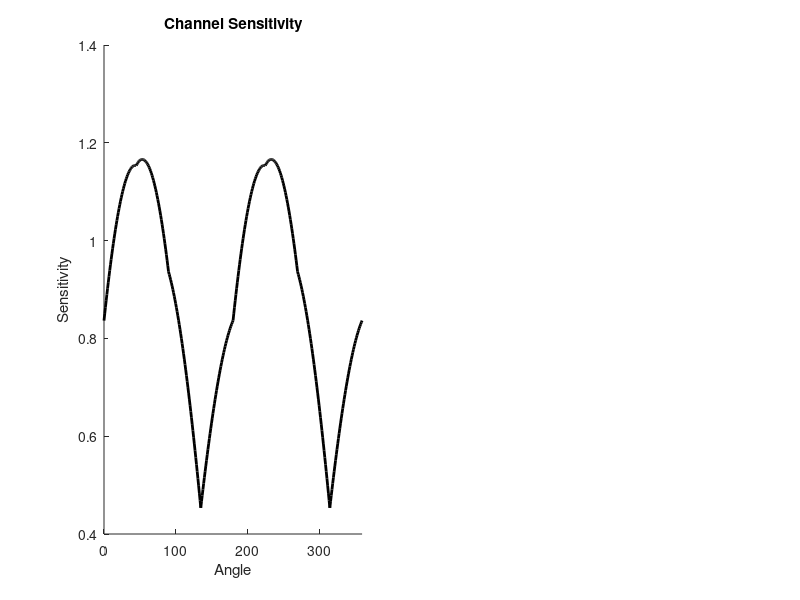

Here is the MATLAB script that generated this plot: (Note: this script raises an error after producing the figure.)
% Work out various features of a channel model
%
% Work out isorespone contour ideas for the linear channel model
% of Brouwer and Heeger.
%
% 2/16/21  dhb Finish up and add comments
% 2/22/21  dhb Modularize the functions.
% 2/23/21  dhb Fix some bugs, finalize

%% Clear
clear; close all;

%% Set channel parameters
%
% channelType, choices are:
%   'BH_6_Sin2'        - Brouwer and Heeger 6 sin^2 channels, which respond linearly.
%   'BH_6_Lin2'        - Linear then squared version of BH_6_Sin2 model
%   'BH_4_Sin2'        - Brouwer and Heeger 4 sin^2 channels, which respond linearly.
%   'BH_4_Lin2'        - Linear then squared version of BH_4_Sin2 model.
%   'BH_8_Sin2'        - Brouwer and Heeger 8 sin^2 channels, which respond linearly.
%   'BH_8_Lin2'        - Linear then squared version of BH_8_Sin2 model
%   'OpponentCone2'    - Linear combination of cones, outpus then squared and added
channelType = 'BH_8_Lin2';
switch (channelType)
    case {'BH_6_Sin2', 'BH_6_Lin2'}
        nChannels = 6;
        startCenter = 0;
        theChannelWeightsPos = [0.2 0.4 0.6]';
        
    case {'BH_4_Sin2', 'BH_4_Lin2'}
        nChannels = 4;
        startCenter = 45;
        theChannelWeightsPos = [0.2 0.8]';
        
    case {'BH_8_Sin2', 'BH_8_Lin2'}
        nChannels = 8;
        startCenter = 0;
        theChannelWeightsPos = [0.2 0.8 0.3 0.1]';
        
    case 'OpponentCone2'
        nChannels = 4;
        coneContrastWeights = [ [1 1]' [1 -1]' [-1 -1]' [-1 1]' ];
        %coneContrastWeights = [ [1 0]' [0 1]' [-1 0]' [0 -1]' ];
   
    otherwise
        error('Unknown channelType specified');
end

%% Ellipse parameters
angle = 45;         % Angle
aspectRatio = 0.15; % Minor axis aspect ratio

% Check
if (rem(nChannels,2) ~= 0)
    error('nChannels must be even');
end

% Set criterion response
criterionResp = 2;

%% Create channel tuning
angleSupport = 0:1:360;
switch (channelType)
    case {'BH_6_Sin2', 'BH_6_Lin2', 'BH_4_Sin2', 'BH_4_Lin2', 'BH_8_Sin2', 'BH_8_Lin2'}
        % These have tuning described as half wave rectified sinusoids
        % squared. Compute response to unit contrast in each color
        % direction by regarding these as linear channels tuned to hue
        % angle.
        %
        % Set channel center points
        centerSpacing = 360/nChannels;
        centerLocations = startCenter:centerSpacing:360-centerSpacing+startCenter;
        
        for ii = 1:nChannels
            underlyingChannels(ii,:) = cosd(angleSupport-centerLocations(ii));
            underlyingChannels(ii,sign(underlyingChannels(ii,:)) == -1) = 0;
            switch (channelType)
                case {'BH_6_Sin2', 'BH_4_Sin2', 'BH_8_Sin2'}
                    underlyingChannels(ii,:) = underlyingChannels(ii,:).^2;
            end
        end
        
        % Just for fun, create a single linear channel as a weighted combination
        % of the underlying channels.  This is mainly to look at a sample
        % isoresponse contour created from this model.
        %
        % Since we use symmetric modulations in our experiments, we'll keep
        % this symmetric.  We specify the first three weights and then duplicat
        % for the second three.
        theChannelWeights = [theChannelWeightsPos ; theChannelWeightsPos];
        theChannel = (underlyingChannels'*theChannelWeights)';
        
        % Plot sensitivity of the single channel as a function of angle
        figure; clf;
        subplot(1,2,1); hold on;
        plot(angleSupport,theChannel,'k','LineWidth',2);
        xlim([0 360]);
        xlabel('Angle');
        ylabel('Sensitivity');
        title('Channel Sensitivity');
        
        % And then get isoresponse contour from the sensitivity we created
        % and also plot this.
        [theChannelIsoContrast,theChannelIsoResp] = ChannelWeightsPosToIsoContrast(theChannelWeightsPos,angleSupport,underlyingChannels,criterionResp,channelType);
        if (max(abs(theChannelIsoResp-criterionResp)) > 1e-6)
            error('Fit iso ontrast does not produce criterion response');
        end
        subplot(1,2,2); hold on;
        plot(theChannelIsoContrast.*cosd(angleSupport),theChannelIsoContrast.*sind(angleSupport),'k','LineWidth',2);
        axis('square');
        xlabel('Cone 1 Contrast');
        ylabel('Cone 2 Contrast');
        title('Channel IsoContrast');
        
    case {'OpponentCone2'}
        % These are linear combinations of the cone contrasts.  Compute
        % response to unit contrast in each direction, half wave rectified
        % but not squared.  For this thread, we do the squaring as part of
        % the linear combination across channels.
        for ii = 1:nChannels
            for jj = 1:length(angleSupport)
                cone1Contrast = cosd(angleSupport(jj));
                cone2Contrast = sind(angleSupport(jj));
                linResp = coneContrastWeights(1,ii)*cone1Contrast + coneContrastWeights(2,ii)*cone2Contrast;
                if (linResp < 0), linResp = 0; end
                underlyingChannels(ii,jj) = linResp;
            end
        end
    otherwise
        error('Unknown channelType specified');
end

%% Plot channel sensitivities
figure; clf; hold on
colors = ['r' 'g' 'k' 'b' 'y' 'c'];
colorIndex = 1;
for ii = 1:nChannels
    plot(angleSupport,underlyingChannels(ii,:),colors(colorIndex),'LineWidth',2);
    colorIndex = colorIndex+1;
    if (colorIndex > length(colors))
        colorIndex = 1;
    end
end
xlim([0 360]);
xlabel('Angle');
ylabel('Sensitivity');
title('Channel Sensitivities');

%% Generate an elliptical isoresponse contour and plot
ellipticalIsoContrast = tfeEllipticalIsoContrast(angle,aspectRatio,angleSupport,criterionResp);

% Plot
figure; clf; hold on;
plot(ellipticalIsoContrast.*cosd(angleSupport),ellipticalIsoContrast.*sind(angleSupport),'k','LineWidth',2);
axis('square');

%% If we have an isoresponse contour, we can solve for the channel weights
[ellipticalIsoContrastFit,ellipticalIsoReponseFit,weightsPosPred,isoContrastPred0] = FitIsoContrast(ellipticalIsoContrast,angleSupport,underlyingChannels,criterionResp,channelType);
if (max(abs(ellipticalIsoReponseFit-criterionResp)) > 1e-6)
    error('Fit iso ontrast does not produce criterion response');
end

% Get the starting isoresonse contrasts and add to plot.
%plot(isoContrastPred0.*cosd(angleSupport),isoContrastPred0.*sind(angleSupport),'g:','LineWidth',2);

% Add resulting isoresponse contour to the plot
plot(ellipticalIsoContrastFit.*cosd(angleSupport),ellipticalIsoContrastFit.*sind(angleSupport),'r:','LineWidth',2);
axis('square');
xlim([-2 2]); ylim([-2 2]);
xlabel('Cone 1 Contrast');
ylabel('Cone 2 Contrast');
title('IsoContrast');

%% ChannelWeightsPosToIsoContrast
function [isoContrast,isoResp] = ChannelWeightsPosToIsoContrast(theChannelWeightsPos,angleSupport,underlyingChannels,criterionResp,channelType)

[isoContrast,isoResp] = ChannelWeightsToIsoContrast([theChannelWeightsPos ; theChannelWeightsPos],angleSupport,underlyingChannels,criterionResp,channelType);

end

%% ChannelWeightsToIsoContrast
function [isoContrast,isoResp] = ChannelWeightsToIsoContrast(theChannelWeights,angleSupport,underlyingChannels,criterionResp,channelType)

% Get channel response to unit contrast in each angular direction
unitContrast = ones(size(angleSupport));
theChannelResp = ChannelWeightsToChannelResponse(theChannelWeights,unitContrast,underlyingChannels,channelType);

% Get isocontrast.  The sin^2 tuned channels respond linearly with
% contrast, so for each stimulus direction response is given
% by stimulus magnitude times sensitivity in that
% direction. That is:
%   resp = theConrast.*theChannel*stimMag
% So for stimuli in just one direction theta, the contrast to produce a
% given response is:
%   theContrast = resp/theChannel(theta);
%
% We can get the stimulus magnitude for the channel
% above by inverting this equation.
%
% The linear squared channels are a little different, but we do return the
% square root of the summed squared response for those, so that response
% is linearly proportional to contrast in each direction.  That means the
% same formula applies.
isoContrast = criterionResp./theChannelResp;
isoResp = ChannelWeightsToChannelResponse(theChannelWeights,isoContrast,underlyingChannels,channelType);

end

%% ChannelWeightsPosToChannelResponse
function [theChannelResp] = ChannelWeightsPosToChannelResponse(theChannelWeightsPos,theContrast,underlyingChannels,channelType)

% Expand weights full set of channels and pass to full routine.  Need to be
% a little careful about the extra parameter that is tacked onto the end.
theChannelResp = ChannelWeightsToChannelResponse([theChannelWeightsPos ; theChannelWeightsPos],theContrast,underlyingChannels,channelType);

end

%% ChannelWeightsToChannelResponse
function [theChannelResp] = ChannelWeightsToChannelResponse(theChannelWeights,theContrast,underlyingChannels,channelType)
    
switch (channelType)
    case {'BH_6_Sin2', 'BH_4_Sin2', 'BH_8_Sin2'}
        
        % Form overall channel sensitivity as linear combination of
        % underlying channels.
        theChannelResp = theContrast .* (underlyingChannels'*theChannelWeights)';

    case {'OpponentCone2', 'BH_6_Lin2', 'BH_4_Lin2', 'BH_8_Lin2'}
        % Collapse underlying channels.  This just turns the rectified linear
        % channels back into full (unrectified) linear channels.
        nChannels = size(underlyingChannels,1);
        for ii = 1:nChannels/2
            linChannels(ii,:) = underlyingChannels(ii,:)-underlyingChannels(ii+nChannels/2,:);
        end

        % Compute the quadratic response.  This is the ellipse quadratic
        % form, with no constraint of positive definite.
        theChannelResp2 = 0;
        for ii = 1:nChannels/2
            theChannelResp2 = theChannelResp2 + (theChannelWeights(ii)*(theContrast.*linChannels(ii,:)).^2);
        end
                     
        % Take square root at the end so that response is proportional to
        % contrast.
        theChannelResp = sqrt(theChannelResp2);
      
    otherwise
        error('Unknown channelType specified');
end
                       
% Avoid divide by zero in later calculations
theChannelResp(abs(theChannelResp) < 1e-6) = 1e-6;

end

%% FitIsoContrast
%
% Use fmincon to find weights that produce isoresponse contour closest
% to the specified one.
function [isoContrastPred,isoRespPred,weightsPosPred,isoContrastPred0] = FitIsoContrast(isoContrast,angleSupport,underlyingChannels,criterionResp,channelType)

% You need to make a good guess about the initial weights for the search to
% converge. So, find initial weights using regression.  We find all x
% weights, but only specify half for the search (as above, since we are
% using bipolar modulations).  Average coresponding weights to get starting
% point.  Have to pay a bit of attention to what's a row vector and what's
% a column vector through here.

% Set up base search bounds
nChannels = size(underlyingChannels,1);

% Slightly different heuristics used depending on model type.
switch (channelType)
    case {'BH_6_Sin2', 'BH_4_Sin2', 'BH_8_Sin2'}
        weightsRegress0 = ((underlyingChannels)'\(criterionResp./isoContrast'));
        weightsPos0 = zeros(nChannels/2,1);
        for ii = 1:nChannels/2
            weightsPos0(ii) = mean([weightsRegress0(ii) weightsRegress0(ii+nChannels/2)]);
        end
        vlb = -1e6*ones(nChannels/2,1);
        vub = 1e6*ones(nChannels/2,1);
     
    case {'OpponentCone2', 'BH_6_Lin2', 'BH_4_Lin2', 'BH_8_Lin2'}
        weightsRegress0 = ((underlyingChannels)'\(criterionResp./isoContrast'));
        weightsPos0 = zeros(nChannels/2,1);
        for ii = 1:nChannels/2
            weightsPos0(ii) = mean([weightsRegress0(ii) weightsRegress0(ii+nChannels/2)]);
        end
        %weightsPos0(2) = weightsPos0(2)*4;
        vlb = 0*ones(nChannels/2,1);
        vub = 1e6*ones(nChannels/2,1);
       
    otherwise
        error('Unknown channelType specified');
end

% Initial prediction (useful for debugging)
[~,isoContrastPred0] = FitIsoContrastFun(weightsPos0,angleSupport,underlyingChannels,isoContrast,criterionResp,channelType);

% Search
options = optimset('fmincon');
options = optimset(options,'Diagnostics','off','Display','off','LargeScale','off','Algorithm','active-set');
weightsPosPred = fmincon(@(weightsPos)FitIsoContrastFun(weightsPos,angleSupport,underlyingChannels,isoContrast,criterionResp,channelType),weightsPos0,[],[],[],[],vlb,vub,[],options);

% Get prediction
[~,isoContrastPred,isoRespPred] = FitIsoContrastFun(weightsPosPred,angleSupport,underlyingChannels,isoContrast,criterionResp,channelType);

end

%% FitIsoContrastFun
%
% Error function for search
function [f,isoContrastPred,isoRespPred] = FitIsoContrastFun(theChannelWeightsPos,angleSupport,underlyingChannels,isoContrast,criterionResp,channelType)

% Get predicted isoresponse contour
[isoContrastPred,isoRespPred] = ChannelWeightsPosToIsoContrast(theChannelWeightsPos,angleSupport,underlyingChannels,criterionResp,channelType);

% Take RMSE with what is being fit
f = 100*sqrt(sum((isoContrastPred-isoContrast).^2)/length(isoContrast));

end


